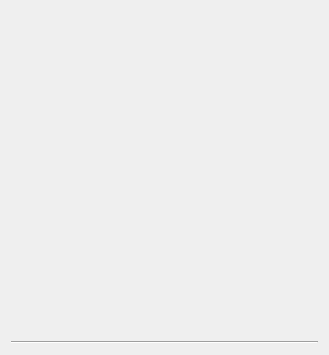
<?xml version="1.0" encoding="UTF-8"?>
<ui version="4.0">
 <class>Wizard</class>
 <widget class="QWizardPage" name="Wizard">
  <property name="geometry">
   <rect>
    <x>0</x>
    <y>0</y>
    <width>329</width>
    <height>355</height>
   </rect>
  </property>
  <property name="windowTitle">
   <string>WizardPage</string>
  </property>
  <layout class="QVBoxLayout" name="verticalLayout">
   <item>
    <widget class="QLabel" name="label_help">
     <property name="text">
      <string/>
     </property>
     <property name="textFormat">
      <enum>Qt::RichText</enum>
     </property>
     <property name="wordWrap">
      <bool>true</bool>
     </property>
     <property name="openExternalLinks">
      <bool>true</bool>
     </property>
    </widget>
   </item>
   <item>
    <widget class="Line" name="line">
     <property name="orientation">
      <enum>Qt::Horizontal</enum>
     </property>
    </widget>
   </item>
   <item>
    <layout class="QVBoxLayout" name="layout"/>
   </item>
  </layout>
 </widget>
 <resources/>
 <connections/>
</ui>
